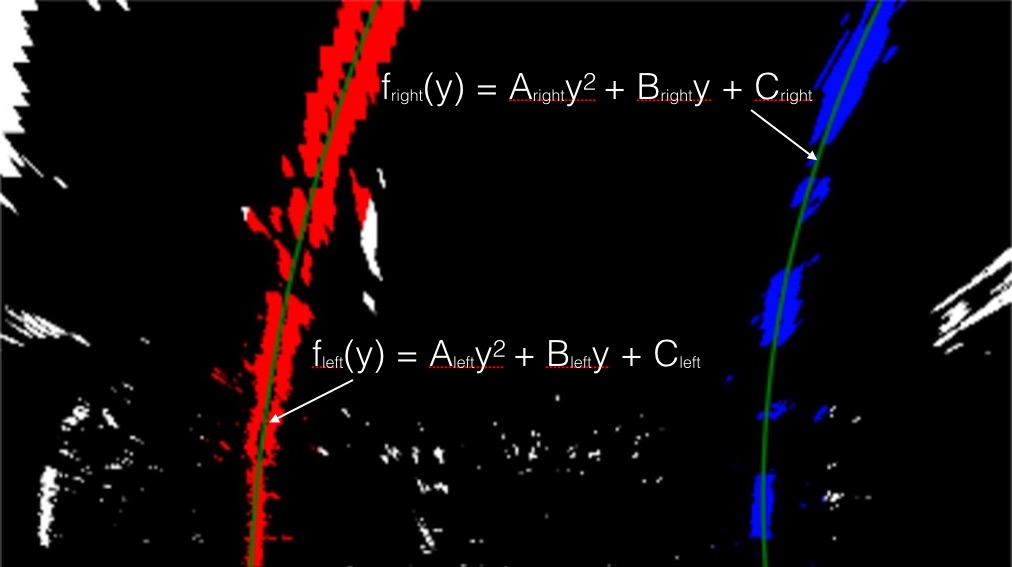
#> input picture Computer Vision/Lane Lines Detection/examples/color_fit_lines.jpg, 1012 x 567 px, given in place of project_video.mp4, which was not available
$ python laneFinder.py   (older library calls are emulated)
#> lines starting #> are read from the running program, lines starting #| are printed output that depends on the picture; after the words box and inside, x2 and y2 are one past the last pixel; in counts of white or black regions, pixels touching at a corner belong together; pictures that were not available may be replaced by others from this repository, and a replacement may not be noted
### Computer Vision/Lane Lines Detection/preprocessing.py
import numpy as np
import cv2
import pickle

def nothing(x):
    pass

def undistort(img, cal_dir='cal_pickle.p'):
    with open(cal_dir, mode='rb') as f:
        file = pickle.load(f)
    mtx = file['mtx']
    dist = file['dist']
    dst = cv2.undistort(img, mtx, dist, None, mtx)
    return dst

def colorFilter(img):
    hsv = cv2.cvtColor(img,cv2.COLOR_BGR2HSV)
    lowerYellow = np.array([18,94,140])
    upperYellow = np.array([48,255,255])
    lowerWhite = np.array([0, 0, 200])
    upperWhite = np.array([255, 255, 255])
    maskedWhite= cv2.inRange(hsv,lowerWhite,upperWhite)
    maskedYellow = cv2.inRange(hsv, lowerYellow, upperYellow)
    combinedImage = cv2.bitwise_or(maskedWhite,maskedYellow)
    return combinedImage

def thresholding(img):
    imgGray = cv2.cvtColor(img, cv2.COLOR_BGR2GRAY)
    kernel = np.ones((5,5))
    imgBlur = cv2.GaussianBlur(imgGray, (5, 5), 0)
    imgCanny = cv2.Canny(imgBlur, 50, 100)
    imgDial = cv2.dilate(imgCanny,kernel,iterations=1)
    imgErode = cv2.erode(imgDial,kernel,iterations=1)

    imgColor = colorFilter(img)
    combinedImage = cv2.bitwise_or(imgColor, imgErode)

    return combinedImage,imgCanny,imgColor

def initializeTrackbars(intialTracbarVals):
    cv2.namedWindow("Trackbars")
    cv2.resizeWindow("Trackbars", 360, 240)
    cv2.createTrackbar("Width Top", "Trackbars", intialTracbarVals[0],50, nothing)
    cv2.createTrackbar("Height Top", "Trackbars", intialTracbarVals[1], 100, nothing)
    cv2.createTrackbar("Width Bottom", "Trackbars", intialTracbarVals[2], 50, nothing)
    cv2.createTrackbar("Height Bottom", "Trackbars", intialTracbarVals[3], 100, nothing)

def valTrackbars():
    widthTop = cv2.getTrackbarPos("Width Top", "Trackbars")
    heightTop = cv2.getTrackbarPos("Height Top", "Trackbars")
    widthBottom = cv2.getTrackbarPos("Width Bottom", "Trackbars")
    heightBottom = cv2.getTrackbarPos("Height Bottom", "Trackbars")

    src = np.float32([(widthTop/100,heightTop/100), (1-(widthTop/100), heightTop/100),
                      (widthBottom/100, heightBottom/100), (1-(widthBottom/100), heightBottom/100)])
    return src

def drawPoints(img,src):
    img_size = np.float32([(img.shape[1],img.shape[0])])
    #src = np.float32([(0.43, 0.65), (0.58, 0.65), (0.1, 1), (1, 1)])
    src = src * img_size
    for x in range( 0,4):
        cv2.circle(img,(int(src[x][0]),int(src[x][1])),15,(0,0,255),cv2.FILLED)
    return img

# [26 lines left out: function pipeline, not called in this run]

def perspective_warp(img,
                     dst_size=(1280, 720),
                     src=np.float32([(0.43,0.65),(0.58,0.65),(0.1,1),(1,1)]),
                     dst=np.float32([(0,0), (1, 0), (0,1), (1,1)])):
    img_size = np.float32([(img.shape[1],img.shape[0])])
    src = src* img_size
    # For destination points, I'm arbitrarily choosing some points to be a nice fit for displaying the warped result
    dst = dst * np.float32(dst_size)
    # Given src and dst points, calculate the perspective transform matrix
    M = cv2.getPerspectiveTransform(src, dst)
    # Warp the image using OpenCV warpPerspective()
    warped = cv2.warpPerspective(img, M, dst_size)

    return warped

def inv_perspective_warp(img,
                     dst_size=(1280,720),
                     src=np.float32([(0,0), (1, 0), (0,1), (1,1)]),
                     dst=np.float32([(0.43,0.65),(0.58,0.65),(0.1,1),(1,1)])):
    img_size = np.float32([(img.shape[1],img.shape[0])])
    src = src* img_size
    # For destination points, I'm arbitrarily choosing some points to be a nice fit for displaying our warped result
    dst = dst * np.float32(dst_size)
    # Given src and dst points, calculate the perspective transform matrix
    M = cv2.getPerspectiveTransform(src, dst)
    # Warp the image using OpenCV warpPerspective()
    warped = cv2.warpPerspective(img, M, dst_size)
    return warped

def get_hist(img):
    hist = np.sum(img[img.shape[0]//2:,:], axis=0)
    return hist

left_a, left_b, left_c = [], [], []
right_a, right_b, right_c = [], [], []

def sliding_window(img, nwindows=15, margin=50, minpix=1, draw_windows=True):
    global left_a, left_b, left_c, right_a, right_b, right_c
    left_fit_ = np.empty(3)
    right_fit_ = np.empty(3)
    out_img = np.dstack((img, img, img)) * 255

    histogram = get_hist(img)
    # find peaks of left and right halves
    midpoint = int(histogram.shape[0] / 2)
    leftx_base = np.argmax(histogram[:midpoint])
    rightx_base = np.argmax(histogram[midpoint:]) + midpoint

    # Set height of windows
    window_height = np.int(img.shape[0] / nwindows)
    # Identify the x and y positions of all nonzero pixels in the image
    nonzero = img.nonzero()
    nonzeroy = np.array(nonzero[0])
    nonzerox = np.array(nonzero[1])
    # Current positions to be updated for each window
    leftx_current = leftx_base
    rightx_current = rightx_base

    # Create empty lists to receive left and right lane pixel indices
    left_lane_inds = []
    right_lane_inds = []

    # Step through the windows one by one
    for window in range(nwindows):
        # Identify window boundaries in x and y (and right and left)
        win_y_low = img.shape[0] - (window + 1) * window_height
        win_y_high = img.shape[0] - window * window_height
        win_xleft_low = leftx_current - margin
        win_xleft_high = leftx_current + margin
        win_xright_low = rightx_current - margin
        win_xright_high = rightx_current + margin
        # Draw the windows on the visualization image
        if draw_windows == True:
            cv2.rectangle(out_img, (win_xleft_low, win_y_low), (win_xleft_high, win_y_high),
                          (100, 255, 255), 1)
            cv2.rectangle(out_img, (win_xright_low, win_y_low), (win_xright_high, win_y_high),
                          (100, 255, 255), 1)
            # Identify the nonzero pixels in x and y within the window
        good_left_inds = ((nonzeroy >= win_y_low) & (nonzeroy < win_y_high) &
                          (nonzerox >= win_xleft_low) & (nonzerox < win_xleft_high)).nonzero()[0]
        good_right_inds = ((nonzeroy >= win_y_low) & (nonzeroy < win_y_high) &
                           (nonzerox >= win_xright_low) & (nonzerox < win_xright_high)).nonzero()[0]
        # Append these indices to the lists
        left_lane_inds.append(good_left_inds)
        right_lane_inds.append(good_right_inds)
        # If you found > minpix pixels, recenter next window on their mean position
        if len(good_left_inds) > minpix:
            leftx_current = np.int(np.mean(nonzerox[good_left_inds]))
        if len(good_right_inds) > minpix:
            rightx_current = np.int(np.mean(nonzerox[good_right_inds]))

    # Concatenate the arrays of indices
    left_lane_inds = np.concatenate(left_lane_inds)
    right_lane_inds = np.concatenate(right_lane_inds)

    # Extract left and right line pixel positions
    leftx = nonzerox[left_lane_inds]
    lefty = nonzeroy[left_lane_inds]
    rightx = nonzerox[right_lane_inds]
    righty = nonzeroy[right_lane_inds]

    if leftx.size and rightx.size:
        # Fit a second order polynomial to each
        left_fit = np.polyfit(lefty, leftx, 2)
        right_fit = np.polyfit(righty, rightx, 2)

        left_a.append(left_fit[0])
        left_b.append(left_fit[1])
        left_c.append(left_fit[2])

        right_a.append(right_fit[0])
        right_b.append(right_fit[1])
        right_c.append(right_fit[2])

        left_fit_[0] = np.mean(left_a[-10:])
        left_fit_[1] = np.mean(left_b[-10:])
        left_fit_[2] = np.mean(left_c[-10:])

        right_fit_[0] = np.mean(right_a[-10:])
        right_fit_[1] = np.mean(right_b[-10:])
        right_fit_[2] = np.mean(right_c[-10:])

        # Generate x and y values for plotting
        ploty = np.linspace(0, img.shape[0] - 1, img.shape[0])

        left_fitx = left_fit_[0] * ploty ** 2 + left_fit_[1] * ploty + left_fit_[2]
        right_fitx = right_fit_[0] * ploty ** 2 + right_fit_[1] * ploty + right_fit_[2]

        out_img[nonzeroy[left_lane_inds], nonzerox[left_lane_inds]] = [255, 0, 100]
        out_img[nonzeroy[right_lane_inds], nonzerox[right_lane_inds]] = [0, 100, 255]

        return out_img, (left_fitx, right_fitx), (left_fit_, right_fit_), ploty
    else:
        return img,(0,0),(0,0),0

def get_curve(img, leftx, rightx):
    ploty = np.linspace(0, img.shape[0] - 1, img.shape[0])
    y_eval = np.max(ploty)
    ym_per_pix = 1 / img.shape[0]  # meters per pixel in y dimension
    xm_per_pix = 0.1 / img.shape[0]  # meters per pixel in x dimension

    # Fit new polynomials to x,y in world space
    left_fit_cr = np.polyfit(ploty * ym_per_pix, leftx * xm_per_pix, 2)
    right_fit_cr = np.polyfit(ploty * ym_per_pix, rightx * xm_per_pix, 2)
    # Calculate the new radii of curvature
    left_curverad = ((1 + (2 * left_fit_cr[0] * y_eval * ym_per_pix + left_fit_cr[1]) ** 2) ** 1.5) / np.absolute(
        2 * left_fit_cr[0])
    right_curverad = ((1 + (2 * right_fit_cr[0] * y_eval * ym_per_pix + right_fit_cr[1]) ** 2) ** 1.5) / np.absolute(
        2 * right_fit_cr[0])

    car_pos = img.shape[1] / 2
    l_fit_x_int = left_fit_cr[0] * img.shape[0] ** 2 + left_fit_cr[1] * img.shape[0] + left_fit_cr[2]
    r_fit_x_int = right_fit_cr[0] * img.shape[0] ** 2 + right_fit_cr[1] * img.shape[0] + right_fit_cr[2]
    lane_center_position = (r_fit_x_int + l_fit_x_int) / 2
    center = (car_pos - lane_center_position) * xm_per_pix / 10
    # Now our radius of curvature is in meters
    return (l_fit_x_int, r_fit_x_int, center)

def draw_lanes(img, left_fit, right_fit,frameWidth,frameHeight,src):
    ploty = np.linspace(0, img.shape[0] - 1, img.shape[0])
    color_img = np.zeros_like(img)

    left = np.array([np.transpose(np.vstack([left_fit, ploty]))])
    right = np.array([np.flipud(np.transpose(np.vstack([right_fit, ploty])))])
    points = np.hstack((left, right))

    cv2.fillPoly(color_img, np.int_(points), (255, 0, 0))
    inv_perspective = inv_perspective_warp(color_img,(frameWidth,frameHeight),dst=src)
    inv_perspective = cv2.addWeighted(img, 0.5, inv_perspective, 0.7, 0)
    return inv_perspective

### Computer Vision/Lane Lines Detection/draw.py
import numpy as np
import cv2
import pickle

# [13 lines left out: function textDisplay, not called in this run]

def stackImages(scale,imgArray):
    rows = len(imgArray)
    cols = len(imgArray[0])
    rowsAvailable = isinstance(imgArray[0], list)
    width = imgArray[0][0].shape[1]
    height = imgArray[0][0].shape[0]
    if rowsAvailable:
        for x in range ( 0, rows):
            for y in range(0, cols):
                if imgArray[x][y].shape[:2] == imgArray[0][0].shape [:2]:
                    imgArray[x][y] = cv2.resize(imgArray[x][y], (0, 0), None, scale, scale)
                else:
                    imgArray[x][y] = cv2.resize(imgArray[x][y], (imgArray[0][0].shape[1], imgArray[0][0].shape[0]), None, scale, scale)
                if len(imgArray[x][y].shape) == 2: imgArray[x][y]= cv2.cvtColor( imgArray[x][y], cv2.COLOR_GRAY2BGR)
        imageBlank = np.zeros((height, width, 3), np.uint8)
        hor = [imageBlank]*rows
        hor_con = [imageBlank]*rows
        for x in range(0, rows):
            hor[x] = np.hstack(imgArray[x])
        ver = np.vstack(hor)
    else:
        for x in range(0, rows):
            if imgArray[x].shape[:2] == imgArray[0].shape[:2]:
                imgArray[x] = cv2.resize(imgArray[x], (0, 0), None, scale, scale)
            else:
                imgArray[x] = cv2.resize(imgArray[x], (imgArray[0].shape[1], imgArray[0].shape[0]), None,scale, scale)
            if len(imgArray[x].shape) == 2: imgArray[x] = cv2.cvtColor(imgArray[x], cv2.COLOR_GRAY2BGR)
        hor= np.hstack(imgArray)
        ver = hor
    return ver

def drawLines(img,lane_curve):
    myWidth = img.shape[1]
    myHeight = img.shape[0]
    print(myWidth,myHeight)
    for x in range(-30, 30):
        w = myWidth // 20
        cv2.line(img, (w * x + int(lane_curve // 100), myHeight - 30),
                 (w * x + int(lane_curve // 100), myHeight), (0, 0, 255), 2)
    cv2.line(img, (int(lane_curve // 100) + myWidth // 2, myHeight - 30),
             (int(lane_curve // 100) + myWidth // 2, myHeight), (0, 255, 0), 3)
    cv2.line(img, (myWidth // 2, myHeight - 50), (myWidth // 2, myHeight), (0, 255, 255), 2)

    return img

### Computer Vision/Lane Lines Detection/laneFinder.py
import numpy as np
import cv2
import draw
import preprocessing

cameraFeed= False
videoPath = 'project_video.mp4'
cameraNo= 1
frameWidth= 520
frameHeight = 360

if cameraFeed:intialTracbarVals = [24,55,12,100] #  #wT,hT,wB,hB
else:intialTracbarVals = [42,63,14,87]   #wT,hT,wB,hB

if cameraFeed:
    cap = cv2.VideoCapture(cameraNo)
    cap.set(3, frameWidth)
    cap.set(4, frameHeight)
else:
    cap = cv2.VideoCapture(videoPath)
count=0
noOfArrayValues =10
global arrayCurve, arrayCounter
arrayCounter=0
arrayCurve = np.zeros([noOfArrayValues])
myVals=[]
preprocessing.initializeTrackbars(intialTracbarVals)

while True:

    success, img = cap.read()
#> img is the input picture: shape (567, 1012, 3); mean B, G, R 11.4, 8.2, 15.7
    if cameraFeed== False:img = cv2.resize(img, (frameWidth, frameHeight), None)
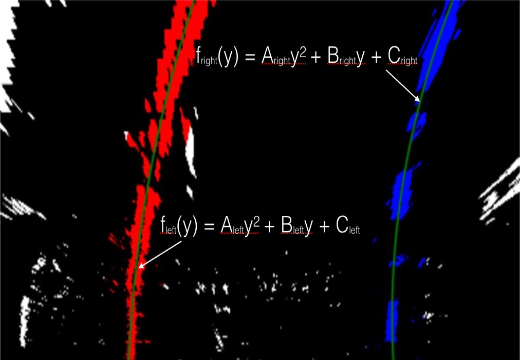
#> img: shape (360, 520, 3); mean B, G, R 11.4, 8.1, 15.7

    imgWarpPoints = img.copy()
    imgFinal = img.copy()
    imgCanny = img.copy()

    imgUndis = preprocessing.undistort(img)
#> (reads Computer Vision/Lane Lines Detection/cal_pickle.p from the repository)
    imgThres,imgCanny,imgColor = preprocessing.thresholding(imgUndis)
#> in thresholding, `imgCanny = cv2.Canny(imgBlur, 50, 100)`:
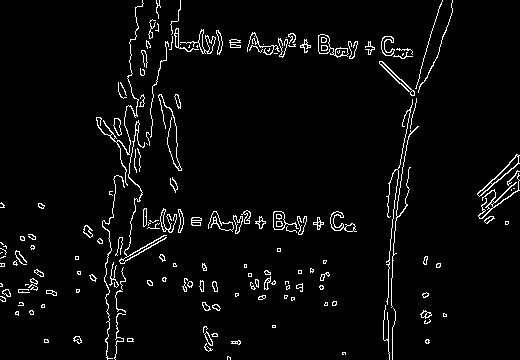
#> imgCanny: shape (360, 520); 3.8% white in thin lines or dots
#> in thresholding, `combinedImage = cv2.bitwise_or(imgColor, imgErode)`:
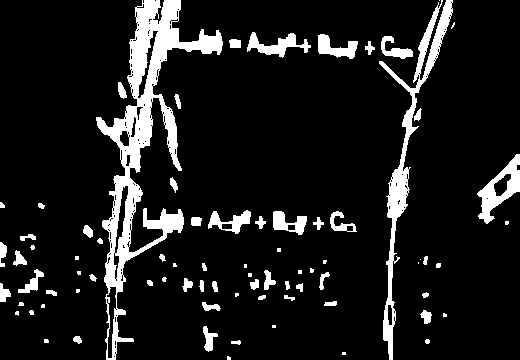
#> combinedImage: shape (360, 520); 10.9% white; 79 white regions (25 under 20 px), largest, box (x1, y1, x2, y2) and area: (96, 0, 223, 360) 9718, (379, 0, 453, 360) 3569, (477, 154, 520, 224) 1134
    src = preprocessing.valTrackbars()
    imgWarp = preprocessing.perspective_warp(imgThres, dst_size=(frameWidth, frameHeight), src=src)
#> in perspective_warp, `dst = dst * np.float32(dst_size)`: dst = [[0, 0], [520, 0], [0, 360], [520, 360]]
#> in perspective_warp, `M = cv2.getPerspectiveTransform(src, dst)`: M = [[-0.763, -1.29, 458.5], [-2.54e-16, -2.29, 519.4], [-5.41e-19, -0.00495, 1]]
#> in perspective_warp, `warped = cv2.warpPerspective(img, M, dst_size)`:
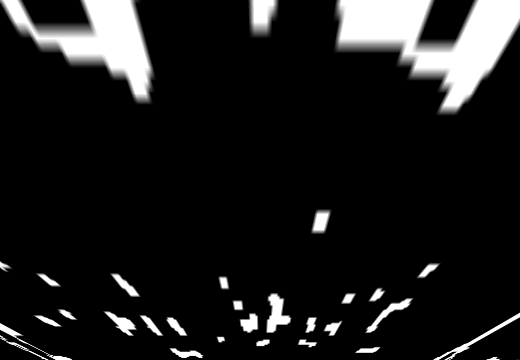
#> warped: shape (360, 520); min 0, max 255, mean 28.1
    imgWarpPoints = preprocessing.drawPoints(imgWarpPoints, src)
    imgSliding, curves, lanes, ploty = preprocessing.sliding_window(imgWarp, draw_windows=True)
#> in get_hist, `hist = np.sum(img[img.shape[0]//2:,:], axis=0)`: hist = 520 values, max 9754 at index 273, min 0 at index 78, mean 2068.9
#> in sliding_window, `histogram = get_hist(img)`: histogram has the same summary as hist in get_hist
#> in sliding_window, `leftx_base = np.argmax(histogram[:midpoint])`: leftx_base = 127
#> in sliding_window, `rightx_base = np.argmax(histogram[midpoint:]) + midpoint`: rightx_base = 273
#> in sliding_window, `nonzero = img.nonzero()`: nonzero = 26762 positions, rows 0 to 359, columns 0 to 519
#> in sliding_window, `leftx_current = leftx_base`: leftx_current = 127
#> in sliding_window, `rightx_current = rightx_base`: rightx_current = 273
#> the loop in sliding_window, `for window in range(nwindows):` made 15 passes
#> (win_xleft_low, win_xleft_high, win_xright_low, win_xright_high, leftx_current, rightx_current) on passes 1, 2, 3, 4, 14, 15: (77, 177, 223, 323, 173, 281), (123, 223, 231, 331, 152, 277), (102, 202, 227, 327, 129, 263), (79, 179, 213, 313, 120, 223), (69, 169, 173, 273, 106, 260), (56, 156, 210, 310, 109, 262)
#> after the loop in sliding_window, `for window in range(nwindows):`:
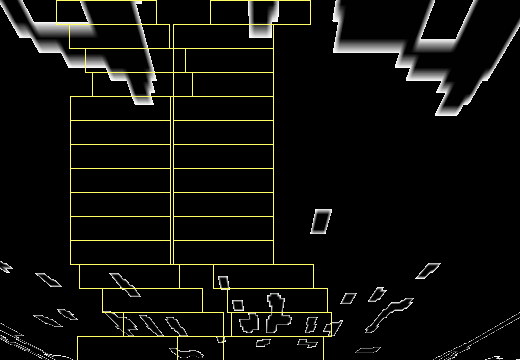
#> out_img: shape (360, 520, 3); mean of channels 0, 1, 2 10.8, 14.6, 14.6; drawn as B, G, R
#> after the loop in sliding_window, `for window in range(nwindows):`: left_lane_inds = 15 items
#> in sliding_window, `left_lane_inds = np.concatenate(left_lane_inds)`: left_lane_inds = 6583 values, max 26437 at index 36, min 23 at index 5182, mean 13075.5
#> in sliding_window, `right_lane_inds = np.concatenate(right_lane_inds)`: right_lane_inds = 2615 values, max 26050 at index 211, min 86 at index 1898, mean 16267.3
#> in sliding_window, `leftx = nonzerox[left_lane_inds]`: leftx = 6583 values, max 187 at index 598, min 56 at index 6412, mean 119.6
#> in sliding_window, `lefty = nonzeroy[left_lane_inds]`: lefty = 6583 values, max 354 at index 35, min 0 at index 5182, mean 80.67
#> in sliding_window, `rightx = nonzerox[right_lane_inds]`: rightx = 2615 values, max 330 at index 683, min 218 at index 1459, mean 267
#> in sliding_window, `righty = nonzeroy[right_lane_inds]`: righty = 2615 values, max 347 at index 207, min 0 at index 1898, mean 198.1
#> in sliding_window, `left_fit = np.polyfit(lefty, leftx, 2)`: left_fit = [-0.00058, 0.325, 102.4]
#> in sliding_window, `right_fit = np.polyfit(righty, rightx, 2)`: right_fit = [0.0021, -0.674, 272.2]
#> in sliding_window, `out_img[nonzeroy[right_lane_inds], nonzerox[right_lane_inds]] = [0, 10..`:
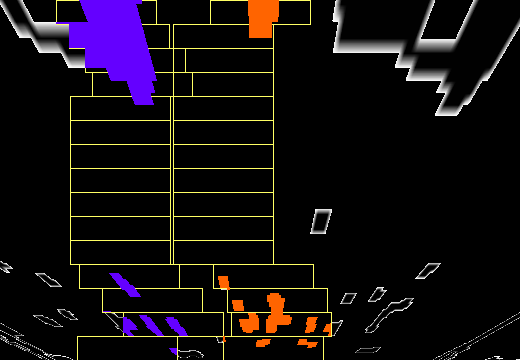
#> out_img: shape (360, 520, 3); mean of channels 0, 1, 2 16.7, 12.6, 18.3; drawn as B, G, R
#> lanes = ([-0.00058, 0.325, 102.4], [0.0021, -0.674, 272.2]); ploty = 360 values from 0 to 359

    try:
        curverad = preprocessing.get_curve(imgFinal, curves[0], curves[1])
#> in get_curve, `left_fit_cr = np.polyfit(ploty * ym_per_pix, leftx * xm_per_pix, 2)`: left_fit_cr = [-0.0209, 0.0325, 0.0284]
#> in get_curve, `right_fit_cr = np.polyfit(ploty * ym_per_pix, rightx * xm_per_pix, 2)`: right_fit_cr = [0.0757, -0.0674, 0.0756]
#> in get_curve, `left_curverad = ((1 + (2 * left_fit_cr[0] * y_eval * ym_per_pix + left..`: left_curverad = 23.97
#> in get_curve, `right_curverad = ((1 + (2 * right_fit_cr[0] * y_eval * ym_per_pix + ri..`: right_curverad = 6.67
#> in get_curve, `l_fit_x_int = left_fit_cr[0] * img.shape[0] ** 2 + left_fit_cr[1] * im..`: l_fit_x_int = -2692.2
#> in get_curve, `r_fit_x_int = right_fit_cr[0] * img.shape[0] ** 2 + right_fit_cr[1] * ..`: r_fit_x_int = 9786.4
#> in get_curve, `lane_center_position = (r_fit_x_int + l_fit_x_int) / 2`: lane_center_position = 3547.1
#> in get_curve, `center = (car_pos - lane_center_position) * xm_per_pix / 10`: center = -0.0913
#> curverad = (-2692.2, 9786.4, -0.0913)
        lane_curve = np.mean([curverad[0], curverad[1]])
#> lane_curve = 3547.1
        imgFinal = preprocessing.draw_lanes(img, curves[0], curves[1],frameWidth,frameHeight,src=src)
#> in draw_lanes, `left = np.array([np.transpose(np.vstack([left_fit, ploty]))])`: left = 360 pairs, first value 102.4 to 147.9, second value 0 to 359
#> in draw_lanes, `right = np.array([np.flipud(np.transpose(np.vstack([right_fit, ploty])..`: right = 360 pairs, first value 218.2 to 301.2, second value 0 to 359
#> in draw_lanes, `points = np.hstack((left, right))`: points = 720 pairs, first value 102.4 to 301.2, second value 0 to 359
#> in draw_lanes, `cv2.fillPoly(color_img, np.int_(points), (255, 0, 0))`:
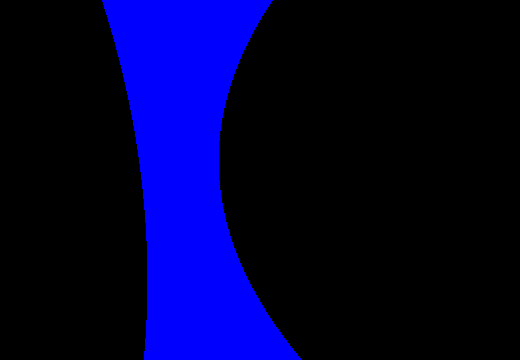
#> color_img: shape (360, 520, 3); mean of channels 0, 1, 2 52.4, 0, 0; drawn as B, G, R
#> (the rest of the program and of its run is left out)
